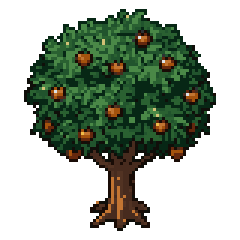
#> input picture art/trees_src/apple.png, 80 x 80 px (shown 3 times larger); its folder holds 4 pictures in this run
$ python pack_trees.py
#> lines starting #> are read from the running program, lines starting #| are printed output that depends on the picture; after the words box and inside, x2 and y2 are one past the last pixel; in counts of white or black regions, pixels touching at a corner belong together
"""Packs Rex's forest trees (art/trees_src/*.png) into one picture, art/trees_atlas.png, and writes
the list of trees into scripts/tree_art.gd (between the "generated" markers).

Why one picture: the graphics card draws everything that uses the same picture in one go. With
every tree in its own file, a forest of mixed trees has to be drawn tree by tree (a thousand
separate draws); from one shared picture it goes in a handful. The darker copies (SHADES) are
for the inside of forests, for the same reason: tinting trees in the game splits the drawing up.

To add a tree: put its PNG in art/trees_src/ (one tree, transparent background, trunk at the
bottom middle), run   python3 tools/pack_trees.py   and add its name to the kind list in
scripts/tree.gd if you want to place it as a single tree too.
"""
import glob
import os
import re

import numpy as np
from PIL import Image

SRC = "art/trees_src"
ATLAS = "art/trees_atlas.png"
SCRIPT = "scripts/tree_art.gd"
WIDTH = 640
PAD = 2
# Each tree is stored again a little darker for the inside of forests (darkening with "modulate"
# in the game would stop the trees being drawn together). Shade 0 is the tree as drawn.
SHADES = [1.0, 0.92, 0.84, 0.76]
BEGIN = "# --- generated by tools/pack_trees.py: don't edit by hand ---"
END = "# --- end of generated part ---"


def trunk_base(im):
    """Where the trunk meets the ground: the bottom row, and the middle of the trunk a bit above
    the roots."""
    a = np.asarray(im)[:, :, 3] > 0
    h, w = a.shape
    yb = int(np.nonzero(a.any(1))[0].max())
    xs = []
    for y in range(int(yb - h * 0.16), int(yb - h * 0.07)):
        row = np.nonzero(a[y, w // 4: w * 3 // 4])[0]
        if len(row):
            xs.append(row.mean() + w // 4)
    return round(float(np.mean(xs))), yb


def main():
    files = sorted(glob.glob(os.path.join(SRC, "*.png")), key=lambda f: -Image.open(f).height)
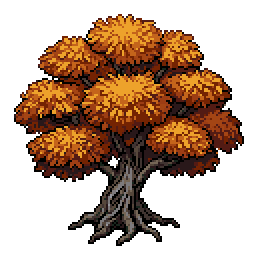
#> input picture art/trees_src/autumn_gnarled.png, 128 x 128 px (shown 2 times larger)
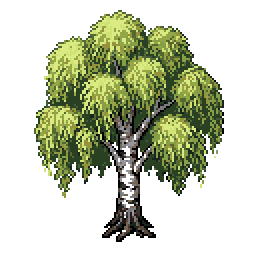
#> input picture art/trees_src/birch_willow.png, 128 x 128 px (shown 2 times larger)
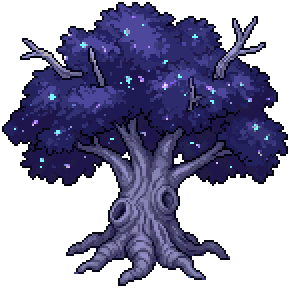
#> input picture art/trees_src/ench_ancient.png, 145 x 144 px (shown 2 times larger)
    trees = [(os.path.splitext(os.path.basename(f))[0], Image.open(f).convert("RGBA")) for f in files]
    # shelf packing: rows of trees, tallest first
    x = y = row_h = 0
    places = []
    for name, im in trees:
        if x + im.width > WIDTH:
            x, y, row_h = 0, y + row_h + PAD, 0
        places.append((name, im, x, y))
        x += im.width + PAD
        row_h = max(row_h, im.height)
#> this loop made 4 passes
#> (name, x) on passes 1 to 4: ('ench_ancient', 147), ('autumn_gnarled', 277), ('birch_willow', 407), ('apple', 489)
#> after the loop, places = 4 items; row_h = 144; x = 489; y = 0
    step = y + row_h + PAD
#> step = 146
    atlas = Image.new("RGBA", (WIDTH, step * len(SHADES)))
#> atlas: PIL image 640x584 RGBA; every value is 0
    lines = [f"const SHADE_STEP := {step}.0", f"const SHADE_COUNT := {len(SHADES)}", "const KINDS := {"]
#> lines = ['const SHADE_STEP := 146.0', 'const SHADE_COUNT := 4', 'const KINDS := {']
    for name, im, px, py in places:
        for i, k in enumerate(SHADES):
            a = np.asarray(im).astype(float)
            a[:, :, :3] *= k
            atlas.paste(Image.fromarray(a.round().clip(0, 255).astype(np.uint8)), (px, py + i * step))
        bx, by = trunk_base(im)
        lines.append(f'\t"{name}": {{"region": Rect2({px}, {py}, {im.width}, {im.height}), '
                     f'"base": Vector2({bx}, {by})}},')
#> this loop made 4 passes
#> (name, px, h in trunk_base, w in trunk_base, yb in trunk_base, bx, by) on passes 1 to 4: ('ench_ancient', 0, 144, 145, 142, 72, 142), ('autumn_gnarled', 147, 128, 128, 122, 61, 122), ('birch_willow', 277, 128, 128, 120, 64, 120), ('apple', 407, 80, 80, 76, 40, 76)
#> pass 1, in trunk_base, `a = np.asarray(im)[:, :, 3] > 0`:
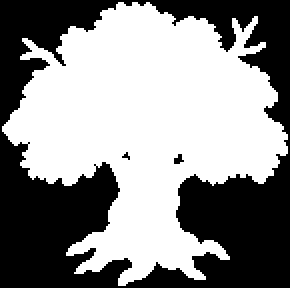
#> a: shape (144, 145) bool (shown 2 times larger); 55.6% white; 3 black regions (2 under 20 px), largest, box (x1, y1, x2, y2) and area: (0, 0, 145, 144) 9252
#> pass 3, in trunk_base (call 3), `a = np.asarray(im)[:, :, 3] > 0`:
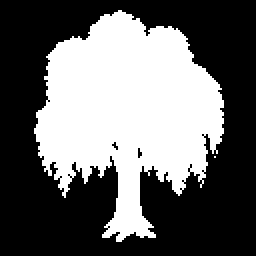
#> a: shape (128, 128) bool (shown 2 times larger); 40.2% white; 2 white regions (1 under 20 px), largest, box (x1, y1, x2, y2) and area: (17, 5, 112, 121) 6585
#> after the loop:
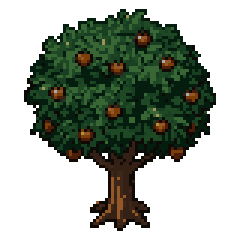
#> a: shape (80, 80, 4) float64 (shown 3 times larger); mean R, G, B, A 14, 22.2, 11.6, 110.8; transparent parts drawn white
#> after the loop:
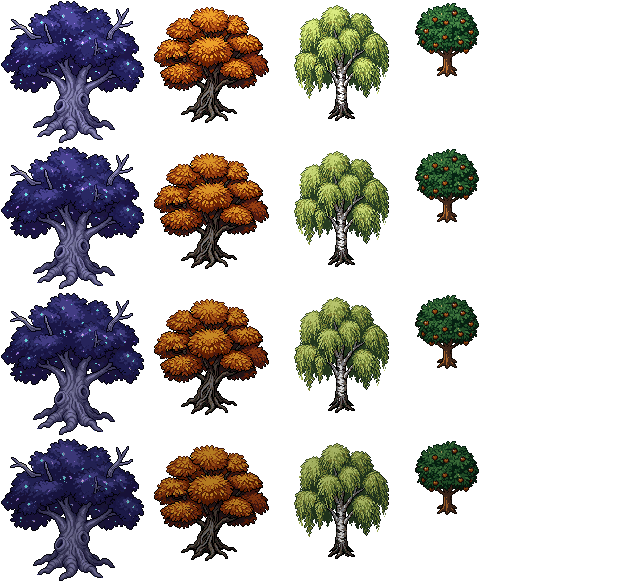
#> atlas: PIL image 640x584 RGBA; mean R, G, B, A 22.3, 19.5, 17.8, 78.5; transparent parts drawn white
#> after the loop, lines = 7 items
    lines.append("}")
    atlas.save(ATLAS, optimize=True)
#> (the run stopped early here; a loop or call above may not have finished)
